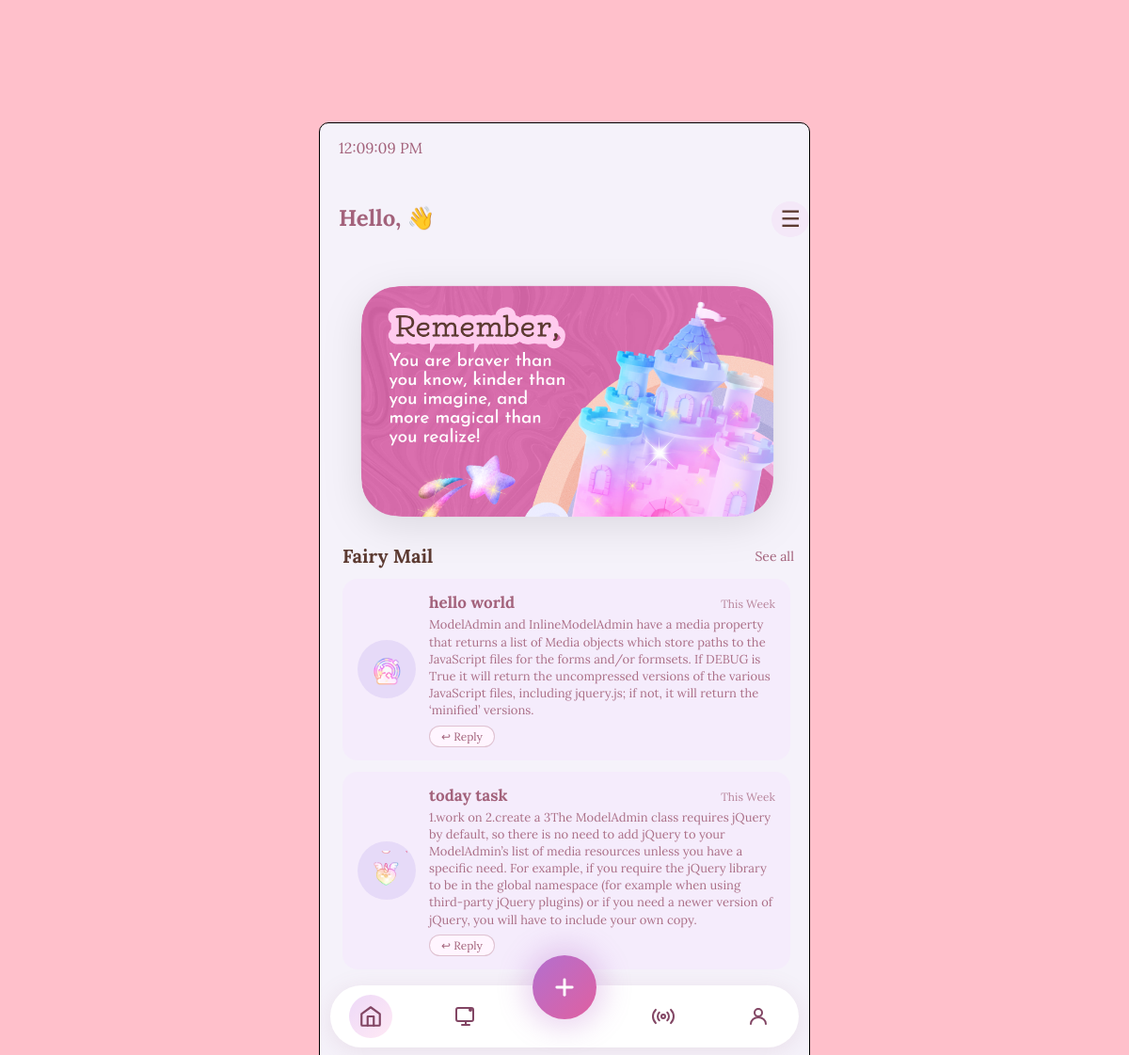
The page /main_page/ on the database its author committed.
### login/models.py (models this page shows, shortened)
class globalmail(models.Model):
    mailtitel = models.CharField(max_length=100)
    mailbody = models.TextField()
    created_at = models.DateTimeField(auto_now_add=True)
    reply_mail= models.EmailField(null=True, blank=True)

### login/views.py (the view)
# urls.py: path('main_page/', views.main_page, name='main_page'),
def main_page(request):
    fairy_images = ['r1.png', 'r2.png', 'r3.png', 'r4.png', 'r5.png', 'r6.png']
    mails = globalmail.objects.order_by('-created_at')[:6]
    mail_list = [(mail, fairy_images[i % len(fairy_images)]) for i, mail in enumerate(mails)]
    return render(request, 'main_page.html', {'mail_list': mail_list})

### login/templates/main_page.html (shortened to what this page needs)
<!DOCTYPE html>
<html>
<head>
 {% load static %}
   <link rel="stylesheet" href="{% static 'members/main_page.css' %}">
</head>
<body>
<div class="container">
    <div class="top">
        <p id="current-time"></p>
        <div class="time-back">
           <div>
             <h2>Hello, &#128075</h2>
            </div>
            <button class="menu-btn" onclick="openMenu()">&#9776;</button>
        </div>
    </div>
    <div class="sdpage">
        <img src="{% static 'members/images/maindecor.png' %}" alt="Fairy Club Logo">
    </div>
    <div class="fairy-mail-section">
        <div class="fairy-mail-header">
            <h3>Fairy Mail</h3>
            <a href="#" class="see-all">See all</a>
        </div>
        <div class="fairy-mail-list">
            {% for mail, img in mail_list %}
            <div class="fairy-mail-item">
                <div class="fairy-avatar">
                    <img src="{% static 'members/images/' %}{{ img }}" alt="fairy">
                </div>
                <div class="fairy-mail-content">
                    <div class="fairy-mail-top">
                        <span class="fairy-name">{{ mail.mailtitel }}</span>
                        <span class="mail-time">This Week</span>
                    </div>
                    <p class="mail-preview">{{ mail.mailbody }}</p>
                    <a href="{% url 'reply_mail' mail.id %}" class="reply-btn">&#8617; Reply</a>
                </div>
            </div>
            {% empty %}
            <p class="no-mail">No fairy mail yet!</p>
            {% endfor %}
        </div>
    </div>
    <div class="bottom-nav">
        <div class="bottom-nav-bar">
            <a href="#" class="nav-item active">
                <div class="nav-icon-wrap active-wrap">
                    <svg width="26" height="26" viewBox="0 0 24 24" fill="none" stroke="currentColor" stroke-width="2" stroke-linecap="round" stroke-linejoin="round"><path d="M3 9.5L12 3l9 6.5V20a1 1 0 0 1-1 1H4a1 1 0 0 1-1-1V9.5z"/><polyline points="9 21 9 12 15 12 15 21"/></svg>
                </div>
            </a>
            <a href="#" class="nav-item">
                <div class="nav-icon-wrap">
                </div>
            </a>
            <a href="{% url 'podcast' %}" class="nav-item">
                <div class="nav-icon-wrap">
                </div>
            </a>
            <a href="{% url 'edit_profile' %}" class="nav-item">
                <div class="nav-icon-wrap">
                    <svg width="24" height="24" viewBox="0 0 24 24" fill="none" stroke="currentColor" stroke-width="2" stroke-linecap="round" stroke-linejoin="round"><circle cx="12" cy="8" r="4"/><path d="M4 20c0-4 3.6-7 8-7s8 3 8 7"/></svg>
                </div>
            </a>
        </div>
        <button class="nav-plus-btn">
            <svg width="28" height="28" viewBox="0 0 24 24" fill="none" stroke="white" stroke-width="2.5" stroke-linecap="round"><line x1="12" y1="5" x2="12" y2="19"/><line x1="5" y1="12" x2="19" y2="12"/></svg>
        </button>
    </div>
</div>
</body>
</html>

### login/static/members/main_page.css (style rules this page uses)
body { background-color: pink; font-family: "Lora", serif; }
.container { position: absolute; top: 50%; left: 50%; transform: translate(-50%, -50%); margin: 0; background-color: rgb(245, 242, 250); border: 1px solid black; border-radius: 10px; height: 900px; width: 500px; padding-left: 20px; padding-bottom: 100px; margin-top: 70px; margin-bottom: 250px; overflow: hidden; }
.container p { color: rgb(163, 98, 123); margin-bottom: 0; justify-content: flex-start; }
#current-time { text-align: left; width: 100%; margin-bottom: 30px; }
.top { display: flex; flex-direction: column; justify-content: space-between; align-items: center; }
.time-back h2 { color: rgb(163, 98, 123); margin-bottom: 0; }
.time-back { display: flex; justify-content: space-between; align-items: center; width: 100%; }
.menu-btn { background: none; border: none; font-size: 24px; color: rgb(92, 58, 49); cursor: pointer; padding: 4px 8px; border-radius: 6px; border: 1px solid transparent; background-color: rgb(244, 232, 248); border-radius: 60%; transition: background 0.2s; }
.sdpage img { width: 100%; height: auto; border-radius: 8px; margin-top: 16px; filter: drop-shadow(0px 10px 20px rgba(0,0,0,0.1)); margin-left: 10px; }
.fairy-mail-section { padding: 0 4px; margin-top: 20px; }
.fairy-mail-header { display: flex; justify-content: space-between; align-items: center; margin-bottom: 12px; padding-right: 12px; }
.fairy-mail-header h3 { color: rgb(92, 58, 49); font-size: 20px; margin: 0; }
.see-all { color: rgb(163, 98, 123); text-decoration: none; font-size: 14px; font-family: "Lora", serif; }
.fairy-mail-item { display: flex; align-items: center; gap: 14px; background: rgb(245, 236, 252); border-radius: 16px; padding: 14px 16px; margin-bottom: 12px; margin-right: 12px; }
.fairy-avatar { flex-shrink: 0; width: 62px; height: 62px; background: rgb(230, 218, 248); border-radius: 50%; display: flex; align-items: center; justify-content: center; overflow: hidden; }
.fairy-avatar img { width: 46px; height: 46px; object-fit: contain; }
.fairy-mail-content { flex: 1; min-width: 0; }
.fairy-mail-top { display: flex; justify-content: space-between; align-items: baseline; margin-bottom: 4px; }
.fairy-name { color: rgb(163, 98, 123); font-size: 17px; font-weight: 700; font-family: "Lora", serif; }
.mail-time { color: rgb(163, 98, 123); font-size: 12px; opacity: 0.75; flex-shrink: 0; margin-left: 8px; }
.mail-preview { color: rgb(92, 58, 49); font-size: 13px; margin: 0; line-height: 1.4; opacity: 0.9; }
.fairy-mail-list { overflow-y: auto; max-height: 420px; padding-right: 4px; scrollbar-width: none; }
.reply-btn { display: inline-block; margin-top: 6px; color: rgb(163, 98, 123); background: rgb(255, 245, 255); border: 1px solid rgba(163, 98, 123, 0.35); border-radius: 20px; padding: 3px 12px; font-size: 12px; font-family: "Lora", serif; text-decoration: none; transition: background 0.2s; }
.bottom-nav { position: absolute; bottom: 18px; left: 0; width: 100%; display: flex; justify-content: center; align-items: flex-end; z-index: 5; pointer-events: none; }
.bottom-nav-bar { display: flex; align-items: center; background: white; border-radius: 40px; padding: 10px 20px; gap: 10px; box-shadow: 0 4px 24px rgba(163, 98, 123, 0.13); width: 88%; justify-content: space-between; pointer-events: all; }
.nav-item { text-decoration: none; color: rgb(130, 70, 100); display: flex; align-items: center; justify-content: center; }
.nav-icon-wrap { width: 46px; height: 46px; display: flex; align-items: center; justify-content: center; border-radius: 50%; color: rgb(130, 70, 100); }
.active-wrap { background: linear-gradient(135deg, rgba(220, 180, 240, 0.5), rgba(255, 200, 230, 0.4)); }
.nav-plus-btn { position: absolute; bottom: 30px; left: 50%; transform: translateX(-50%); width: 68px; height: 68px; border-radius: 50%; background: linear-gradient(135deg, #b36fcf, #e060a0); border: none; cursor: pointer; display: flex; align-items: center; justify-content: center; box-shadow: 0 0 28px 10px rgba(180, 100, 200, 0.25); pointer-events: all; transition: transform 0.2s, box-shadow 0.2s; }

### rows shown on the page
globalmail: shows a picture, mailtitel "hello world", mailbody "ModelAdmin and InlineModelAdmin have a media property that returns a list of Media objects which store paths to the JavaScript files for the forms and/or formsets. If DEBUG is True it will return the uncompressed versions of the various JavaScript files, including jquery.js; if not, it will return the ‘minified’ versions."
globalmail: shows a picture, mailtitel "today task", mailbody "1.work on 2.create a 3The ModelAdmin class requires jQuery by default, so there is no need to add jQuery to your ModelAdmin’s list of media resources unless you have a specific need. For example, if you require the jQuery library to be in the global namespace (for example when using third-party jQuery plugins) or if you need a newer version of jQuery, you will have to include your own copy."
